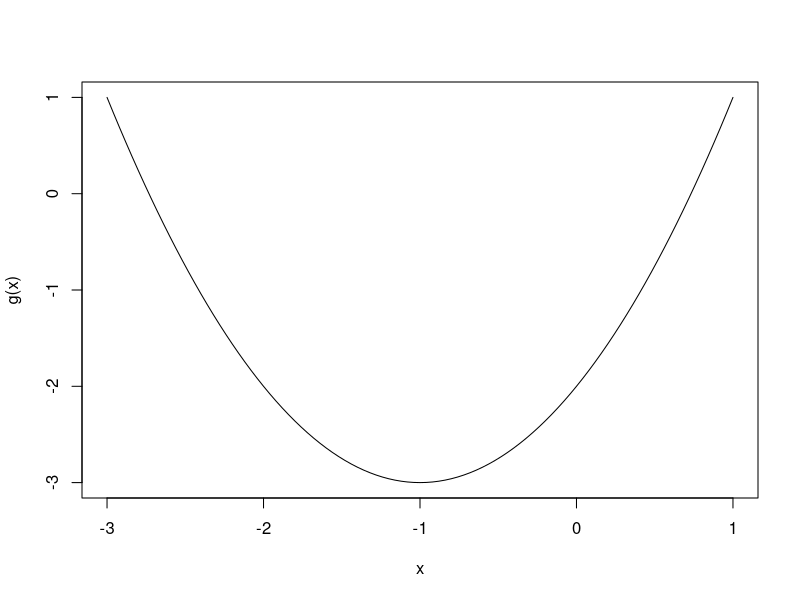

Here is the R script that generated this plot:
## ---- chunk 1
g <- function(x) x^2 + 2*x -2
curve(g, xlim = c(-3, 1))
## ---- chunk 2
optimize(g, interval = c(-3, 1))
## ---- chunk 3
f <- function(x) -x[2]^2 * exp(-0.5 * (x[2]^2 + x[1]^2))
optim(c(0.5, 0.5), f, lower = c(-1, -1), upper = c(3, 3), method = "L-BFGS-B")
## ---- chunk 4
h <- function(x) exp(-x[1]^2 - 3*x[1] - 7*x[2]^2 + 3*x[2] + x[3]^3 - 2*x[3] - 3)
optim(
  c(0.5, 0.5, -0.5), h, lower = c(-2, -3, -3), upper = c(2, 3, 0), 
  method = "L-BFGS-B", control = list(fnscale = -1)
)
## ---- chunk 5
w <- function(x) { x^3 - 2*x - 5 }
uniroot(w, interval = c(-5, 5))
## ---- chunk 6
poly <- function(x) { x^2 + 3*x - 2 }
integrate(poly, -2, 3)
